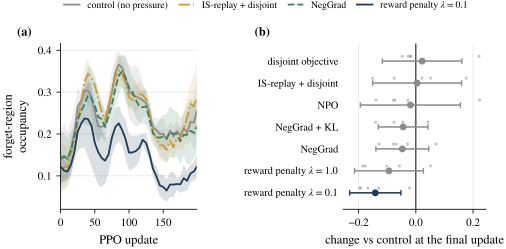

Write the Python code that produced this figure.
"""Figure 5: without a control, every method looks like a failure.

(a) Forget-region occupancy over online unlearning. Every arm, including
the ones that do nothing to the objective, ends above where it started:
return rises over the same period and the reward-optimal route transits
the region, so occupancy tracks competence. The control arm -- same
scenario, labels computed for metrics only -- is what the others have to
beat, and it is cheap to construct only because the target is a
declarative object rather than inline code.
(b) Endpoint effect against that control, paired by seed.
"""
from __future__ import annotations
import glob, json, re, sys
from pathlib import Path
import matplotlib.pyplot as plt
import numpy as np
from scipy import stats
sys.path.insert(0, str(Path(__file__).parent))
import style  # noqa: E402

style.setup()
ROOT = Path(__file__).resolve().parents[2]
KEY = "eval/forget_region_fraction"
CONTROL = "control_nopressure"
ORDER = ["noop_disjoint", "is_replay_disjoint", "npo", "kl_neggrad",
         "neggrad", "neg_reward_1.0", "neg_reward_0.1"]
PRETTY = {"noop_disjoint": "disjoint objective",
          "is_replay_disjoint": "IS-replay + disjoint",
          "npo": "NPO", "kl_neggrad": "NegGrad + KL", "neggrad": "NegGrad",
          "neg_reward_1.0": r"reward penalty $\lambda{=}1.0$",
          "neg_reward_0.1": r"reward penalty $\lambda{=}0.1$"}
SHOW = [(CONTROL, "control (no pressure)", style.MUTE, "-"),
        ("is_replay_disjoint", "IS-replay + disjoint", style.WARN, "-."),
        ("neggrad", "NegGrad", style.GOOD, "--"),
        ("neg_reward_0.1", r"reward penalty $\lambda{=}0.1$", style.INK, "-")]

series, finals = {}, {}
for p in glob.glob(str(ROOT / "experiments/outputs/online_unlearn_fourrooms_seed*_*/history.json")):
    name = Path(p).parent.name
    seed = int(re.search(r"seed(\d+)", name).group(1))
    lab = next((L for L in sorted(ORDER + [CONTROL], key=len, reverse=True)
                if name.endswith("_" + L)), None)
    if not lab:
        continue
    h = json.load(open(p))
    ev = [(x["iter"], x[KEY]) for x in h if KEY in x]
    series.setdefault(lab, []).append(([i for i, _ in ev], [v for _, v in ev]))
    finals.setdefault(lab, {})[seed] = ev[-1][1]

fig, (ax, axf) = plt.subplots(1, 2, figsize=(style.TEXTWIDTH, 2.15),
                              gridspec_kw={"width_ratios": [1.0, 1.05],
                                           "wspace": 1.05})
for lab, pretty, col, ls in SHOW:
    runs = series[lab]
    x = np.asarray(runs[0][0])
    style.band(ax, x, [r[1] for r in runs], col, label=pretty, ls=ls)
ax.set_xlabel("PPO update")
ax.set_ylabel("forget-region\noccupancy", linespacing=1.25)
ax.set_xlim(0, x.max())
style.ygrid(ax)
h, lb = ax.get_legend_handles_labels()
fig.legend(h, lb, loc="upper center", bbox_to_anchor=(0.5, 1.10), ncol=4,
           fontsize=7, handlelength=1.6, columnspacing=1.1,
           borderpad=0.0, frameon=False)
style.panel(ax, "a", dx=-0.32, dy=1.10)

ctl = finals[CONTROL]
ys = np.arange(len(ORDER))[::-1]
for y, lab in zip(ys, ORDER):
    seeds = sorted(set(finals[lab]) & set(ctl))
    d = np.array([finals[lab][s] - ctl[s] for s in seeds])
    m, se = d.mean(), d.std(ddof=1) / np.sqrt(len(d))
    crit = stats.t.ppf(0.975, len(d) - 1)
    sig = abs(m) - crit * se > 0
    col = style.INK if sig else style.MUTE
    axf.scatter(d, np.full(len(d), y) + 0.22, s=5, color=style.MUTE,
                alpha=0.5, edgecolor="none", zorder=2)
    axf.errorbar(m, y, xerr=crit * se, fmt="o", ms=4.0, color=col,
                 ecolor=col, elinewidth=1.1, capsize=2.0, zorder=3)
axf.axvline(0, color="black", lw=0.7, zorder=1)
axf.set_yticks(ys)
axf.set_yticklabels([PRETTY[l] for l in ORDER], fontsize=7.5)
axf.set_xlabel("change vs control at the final update")
axf.set_ylim(-0.75, len(ORDER) - 0.2)
axf.xaxis.grid(True)
axf.set_axisbelow(True)
axf.spines["left"].set_visible(False)
axf.tick_params(axis="y", length=0)
style.panel(axf, "b", dx=-0.62, dy=1.10)

style.save(fig, Path(__file__).parent / "fig_control.pdf")
